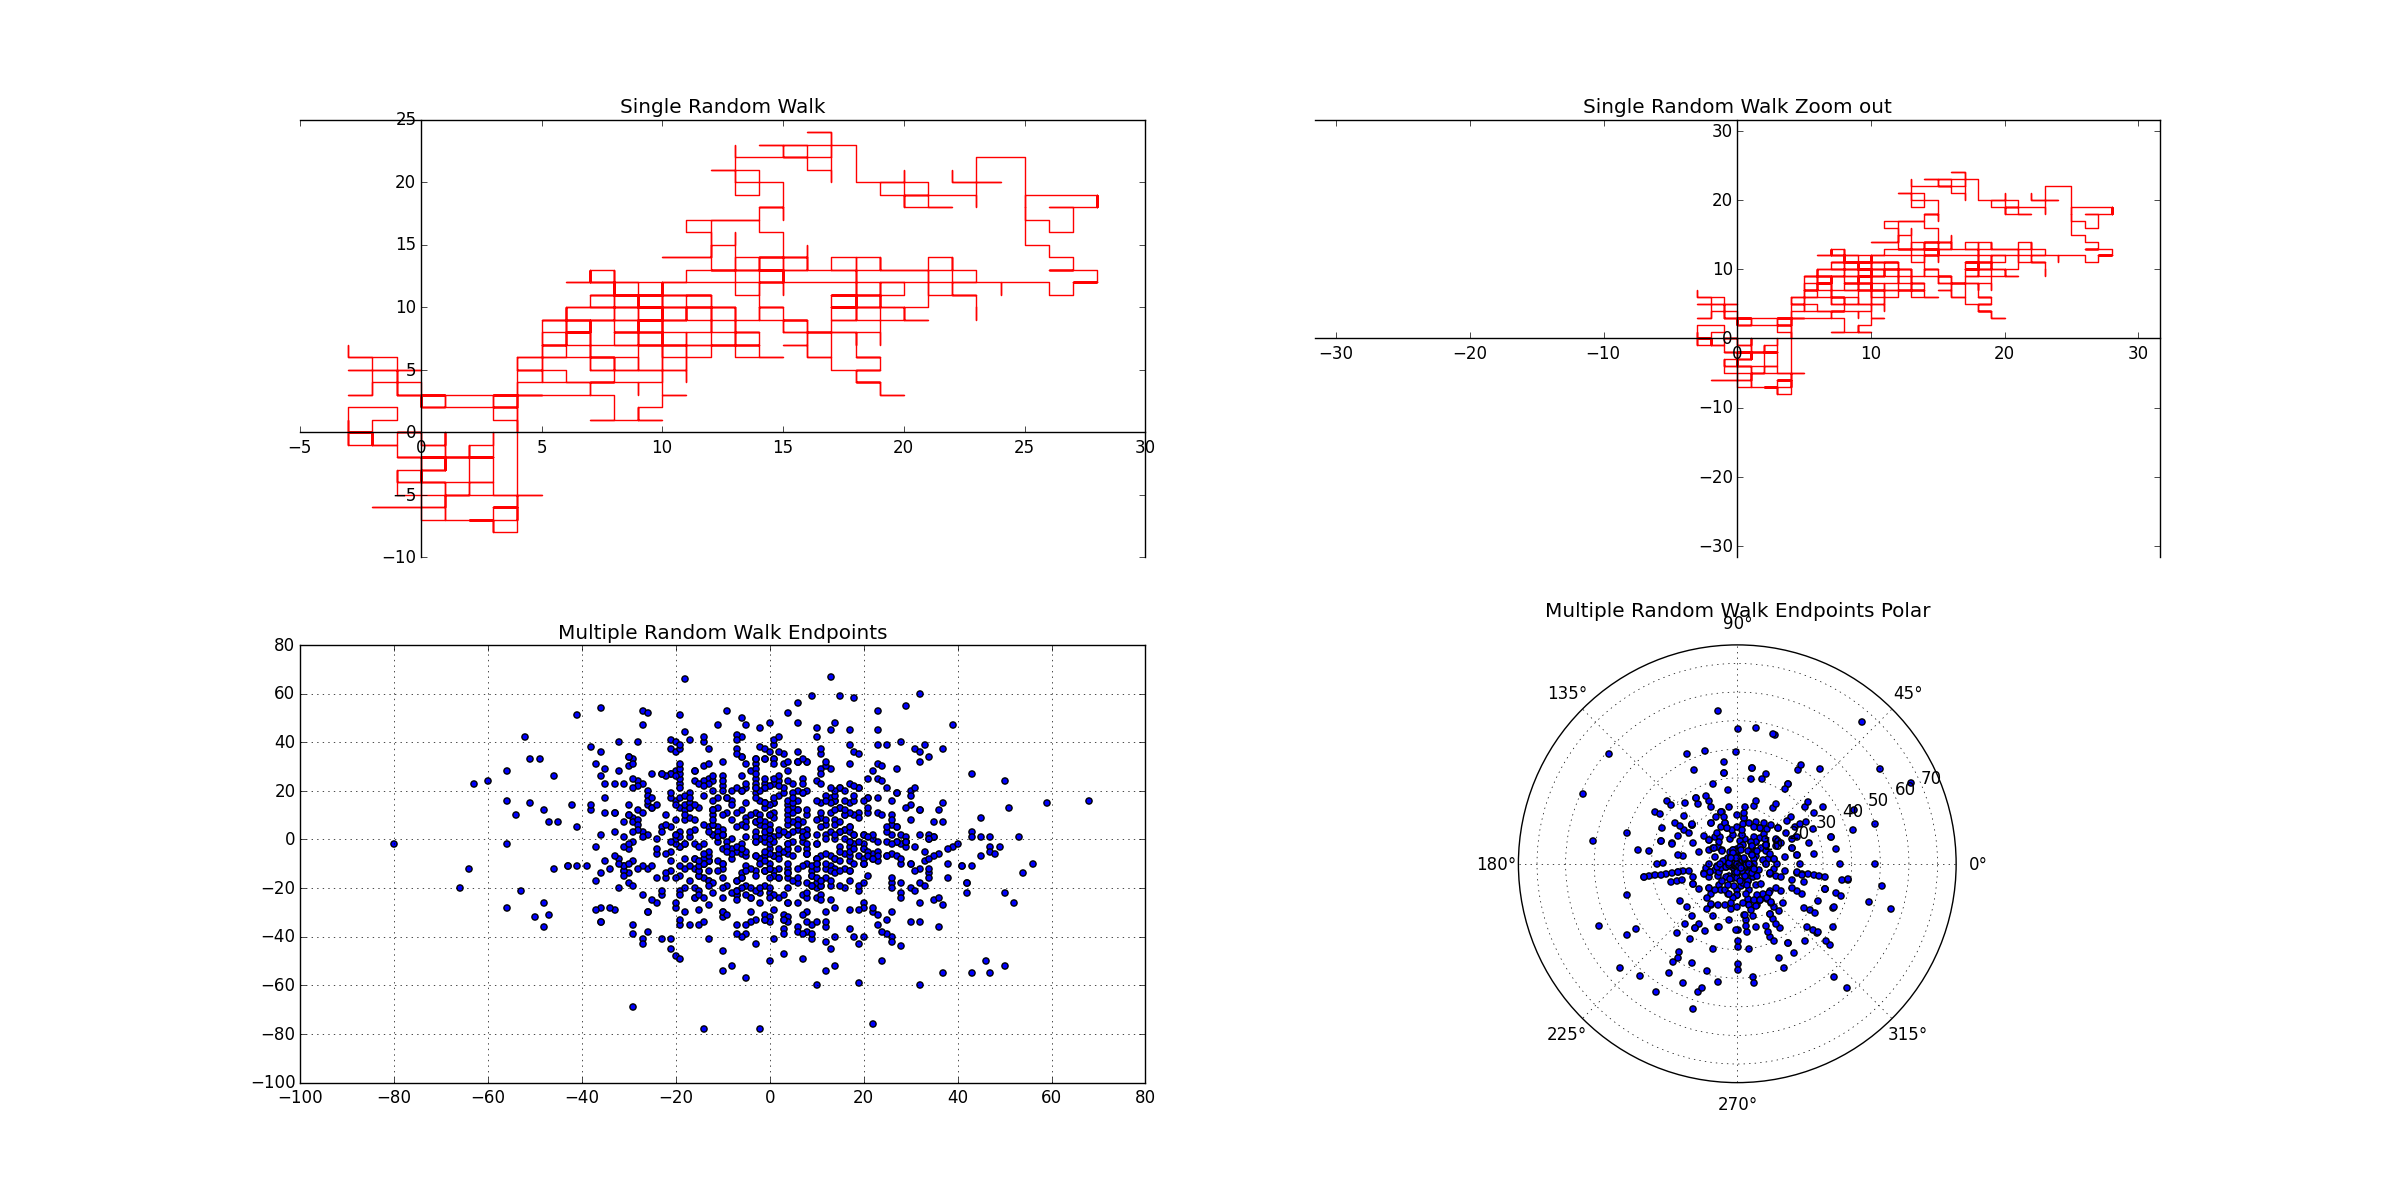

Write the Python code that produced this figure.
# Final Project Te-En Lee 861027623
import numpy as np
import math
import matplotlib.pyplot as plt
import random

amount = 1000
steps = 1000
stepsize = 1
dx = math.sqrt(steps)

route = np.zeros((steps,2))
xroute = route[:,0]
yroute = route[:,1]

for l in range (1,steps):
	m = random.randint(1,4)
	if m == 1:
		xroute[l:] += stepsize
	elif m == 2:
		xroute[l:] -= stepsize
	elif m ==3:
		yroute[l:] += stepsize
	elif m ==4:
		yroute[l:] -= stepsize

data = np.zeros((amount,2))

for i in range (amount):
	for j in range (steps):
		k = random.randint(1,4)
		if k == 1:
			data[i,1] += stepsize
		elif k == 2:
			data[i,1] -= stepsize
		elif k ==3:
			data[i,0] += stepsize
		elif k ==4:
			data[i,0] -= stepsize

fig = plt.figure()
ax0 = fig.add_subplot(221)
ax0.plot(xroute,yroute,'r')	
ax0.spines['left'].set_position('zero')
ax0.spines['bottom'].set_position('zero')
ax0.set_title('Single Random Walk')

ax1 = fig.add_subplot(222)
ax1.plot(xroute,yroute,'r')	
ax1.spines['left'].set_position('zero')
ax1.spines['bottom'].set_position('zero')
plt.xlim(-1*dx,dx)
plt.ylim(-1*dx,dx)
ax1.set_title('Single Random Walk Zoom out')			

ax2 = fig.add_subplot(223)
ax2.scatter(data[:,0],data[:,1])
plt.grid(True)
ax2.set_title('Multiple Random Walk Endpoints')

ax3 = fig.add_subplot(224, polar=True)
ax3.scatter(data[:,0],data[:,1])
ax3.set_title('Multiple Random Walk Endpoints Polar')

plt.show()
